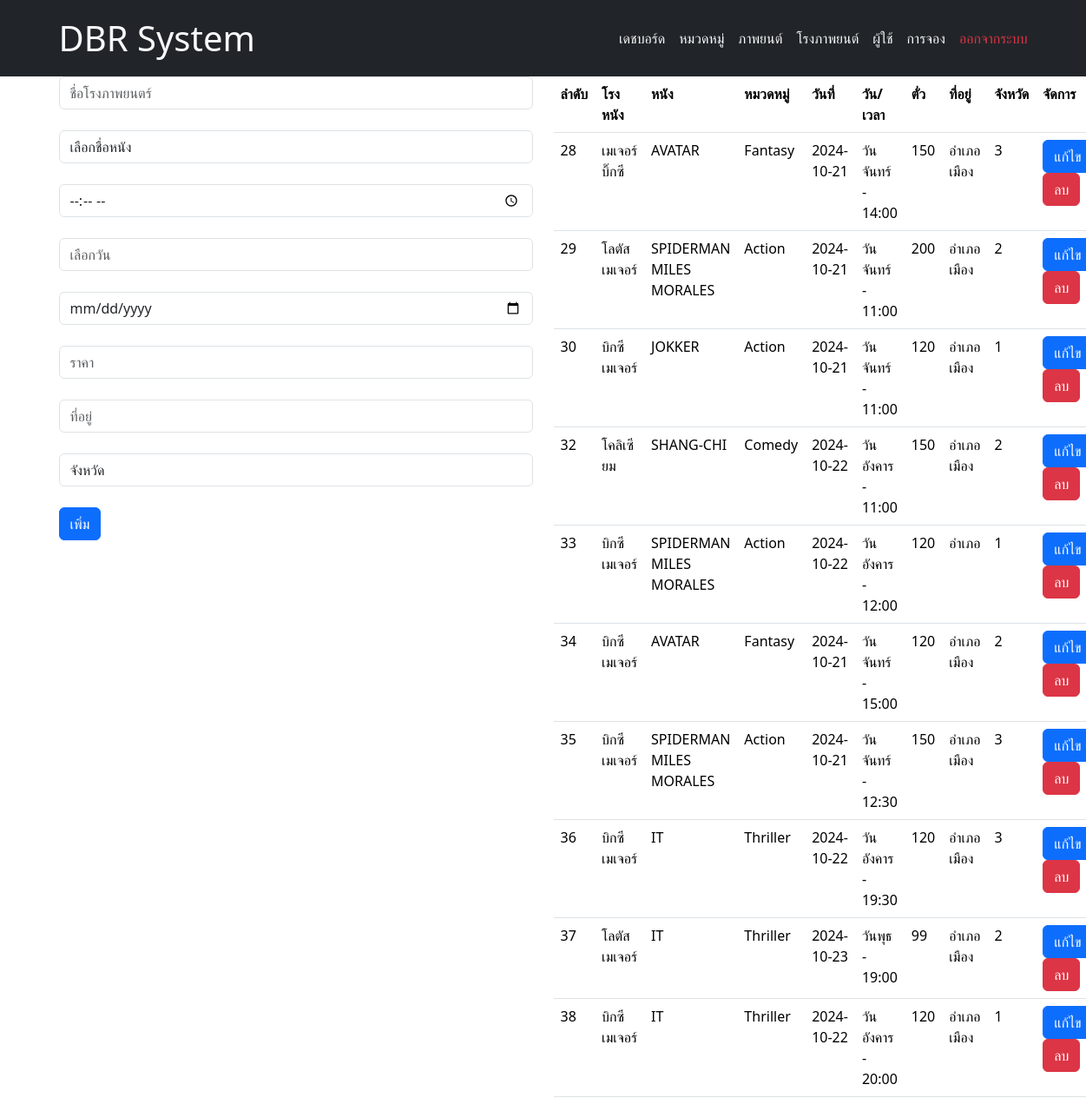
Screenshot of /admin/theater.php (signed in) with the database file from the repository.
### tables this page shows
CREATE TABLE `theater` (
  `theaterid` int(11) NOT NULL,
  `theater_name` varchar(100) NOT NULL,
  `timing` varchar(50) NOT NULL,
  `days` varchar(50) NOT NULL,
  `date` date NOT NULL,
  `price` int(11) NOT NULL,
  `location` varchar(100) NOT NULL,
  `image_theater` varchar(1000) NOT NULL,
  `movieid` int(11) DEFAULT NULL,
  `region_id` int(11) NOT NULL
);

CREATE TABLE `movies` (
  `movieid` int(11) NOT NULL,
  `title` varchar(50) NOT NULL,
  `description` varchar(100) NOT NULL,
  `releasedate` date NOT NULL,
  `image` varchar(1000) NOT NULL,
  `trailer` varchar(1000) NOT NULL,
  `movie` varchar(10000) NOT NULL,
  `rating` varchar(50) NOT NULL,
  `catid` int(11) NOT NULL
);

CREATE TABLE `categories` (
  `catid` int(11) NOT NULL,
  `catname` varchar(50) NOT NULL
);

### admin/theater.php (the view, shortened to what this page needs)
<?php
include('../connect.php');
$editdata = null;
?>
<!DOCTYPE html>
<html lang="en">
<head>
</head>
<body>
<?php include('header.php') ?>
<div class="container">
    <div class="row">
        <div class="col-lg-6">
            <form action="theater.php<?= isset($editdata) ? '?editid=' . $editdata['theaterid'] : '' ?>" method="post" enctype="multipart/form-data">
                <div class="form-group mb-4">
                    <input type="text" class="form-control" name="theater_name" value="<?= isset($editdata) ? $editdata['theater_name'] : '' ?>" placeholder="ชื่อโรงภาพยนตร์" required>
                </div>
                <div class="form-group mb-4">
                    <select name="movieid" class="form-control" required>
                        <option value="">เลือกชื่อหนัง</option>
                    </select>
                </div>
                <div class="form-group mb-4">
                    <input type="time" class="form-control" name="timing" value="<?= isset($editdata) ? $editdata['timing'] : '' ?>" required>
                </div>
                <div class="form-group mb-4">
                    <input type="text" class="form-control" name="days" value="<?= isset($editdata) ? $editdata['days'] : '' ?>" placeholder="เลือกวัน" required>
                </div>
                <div class="form-group mb-4">
                    <input type="date" class="form-control" name="date" value="<?= isset($editdata) ? $editdata['date'] : '' ?>" required>
                </div>
                <div class="form-group mb-4">
                    <input type="number" class="form-control" name="price" value="<?= isset($editdata) ? $editdata['price'] : '' ?>" placeholder="ราคา" required>
                </div>
                <div class="form-group mb-4">
                    <input type="text" class="form-control" name="location" value="<?= isset($editdata) ? $editdata['location'] : '' ?>" placeholder="ที่อยู่" required>
                </div>
                <div class="form-group mb-4">
                    <select name="region_id" class="form-control" required>
                        <option value="">จังหวัด</option>
                    </select>
                </div>
                <div class="form-group">
                    <input type="submit" class="btn btn-<?= isset($editdata) ? 'info' : 'primary' ?>" value="<?= isset($editdata) ? 'อัพเดท' : 'เพิ่ม' ?>" name="<?= isset($editdata) ? 'update' : 'add' ?>">
                </div>
            </form>
        </div>
        <div class="col-lg-6">
            <table class="table">
                <tr>
                    <th>ลำดับ</th>
                    <th>โรงหนัง</th>
                    <th>หนัง</th>
                    <th>หมวดหมู่</th>
                    <th>วันที่</th>
                    <th>วัน/เวลา</th>
                    <th>ตั่ว</th>
                    <th>ที่อยู่</th>
                    <th>จังหวัด</th>
                    <th>จัดการ</th>
                </tr>
                <?php
                $sql = "SELECT theater.*, movies.title, categories.catname
                        FROM theater
                        INNER JOIN movies ON movies.movieid = theater.movieid
                        INNER JOIN categories ON categories.catid = movies.catid";
                $res = mysqli_query($con, $sql);
                if(mysqli_num_rows($res) > 0){
                    while($data = mysqli_fetch_array($res)){
                        ?>
                        <tr>
                            <td><?= $data['theaterid'] ?></td>
                            <td><?= $data['theater_name'] ?></td>
                            <td><?= $data['title'] ?></td>
                            <td><?= $data['catname'] ?></td>
                            <td><?= $data['date'] ?></td>
                            <td><?= $data['days'] ?> - <?= $data['timing'] ?></td>
                            <td><?= $data['price'] ?></td>
                            <td><?= $data['location'] ?></td>
                            <td><?= $data['region_id'] ?></td>
                            <td>
                                <a href="theater.php?editid=<?= $data['theaterid'] ?>" class="btn btn-primary"> แก้ไข</a>
                                <a href="theater.php?deleteid=<?= $data['theaterid'] ?>" class="btn btn-danger" onclick="return confirm('คุณต้องการลบโรงภาพยนตร์นี้ใช่หรรือไม่?');">ลบ</a>
                            </td>
                        </tr>
                        <?php
                    }
                } else {
                    echo '<tr><td colspan="10">ลบโรงภาพยนตร์ล้มเหลว</td></tr>';
                }
                ?>
            </table>
        </div>
    </div>
</div>
</body>
</html>

### rows the page displays
theater: theaterid "28", theater_name "เมเจอร์ บิ๊กซี", movieid.title "AVATAR", categories.catname "Fantasy", date "2024-10-21", days "วันจันทร์", timing "14:00", price "150", location "อำเภอเมือง", region "3"
theater: theaterid "29", theater_name "โลตัส เมเจอร์", movieid.title "SPIDERMAN MILES MORALES", categories.catname "Action", date "2024-10-21", days "วันจันทร์", timing "11:00", price "200", location "อำเภอเมือง", region "2"
theater: theaterid "30", theater_name "บิกซี เมเจอร์", movieid.title "JOKKER", categories.catname "Action", date "2024-10-21", days "วันจันทร์", timing "11:00", price "120", location "อำเภอเมือง", region "1"
theater: theaterid "32", theater_name "โคลิเซียม", movieid.title "SHANG-CHI", categories.catname "Comedy", date "2024-10-22", days "วันอังคาร", timing "11:00", price "150", location "อำเภอเมือง", region "2"
theater: theaterid "33", theater_name "บิกซี เมเจอร์", movieid.title "SPIDERMAN MILES MORALES", categories.catname "Action", date "2024-10-22", days "วันอังคาร", timing "12:00", price "120", location "อำเภอ", region "1"
theater: theaterid "34", theater_name "บิกซี เมเจอร์", movieid.title "AVATAR", categories.catname "Fantasy", date "2024-10-21", days "วันจันทร์", timing "15:00", price "120", location "อำเภอเมือง", region "2"
theater: theaterid "35", theater_name "บิกซี เมเจอร์", movieid.title "SPIDERMAN MILES MORALES", categories.catname "Action", date "2024-10-21", days "วันจันทร์", timing "12:30", price "150", location "อำเภอเมือง", region "3"
theater: theaterid "36", theater_name "บิกซี เมเจอร์", movieid.title "IT", categories.catname "Thriller", date "2024-10-22", days "วันอังคาร", timing "19:30", price "120", location "อำเภอเมือง", region "3"
theater: theaterid "37", theater_name "โลตัส เมเจอร์", movieid.title "IT", categories.catname "Thriller", date "2024-10-23", days "วันพุธ", timing "19:00", price "99", location "อำเภอเมือง", region "2"
theater: theaterid "38", theater_name "บิกซี เมเจอร์", movieid.title "IT", categories.catname "Thriller", date "2024-10-22", days "วันอังคาร", timing "20:00", price "120", location "อำเภอเมือง", region "1"
